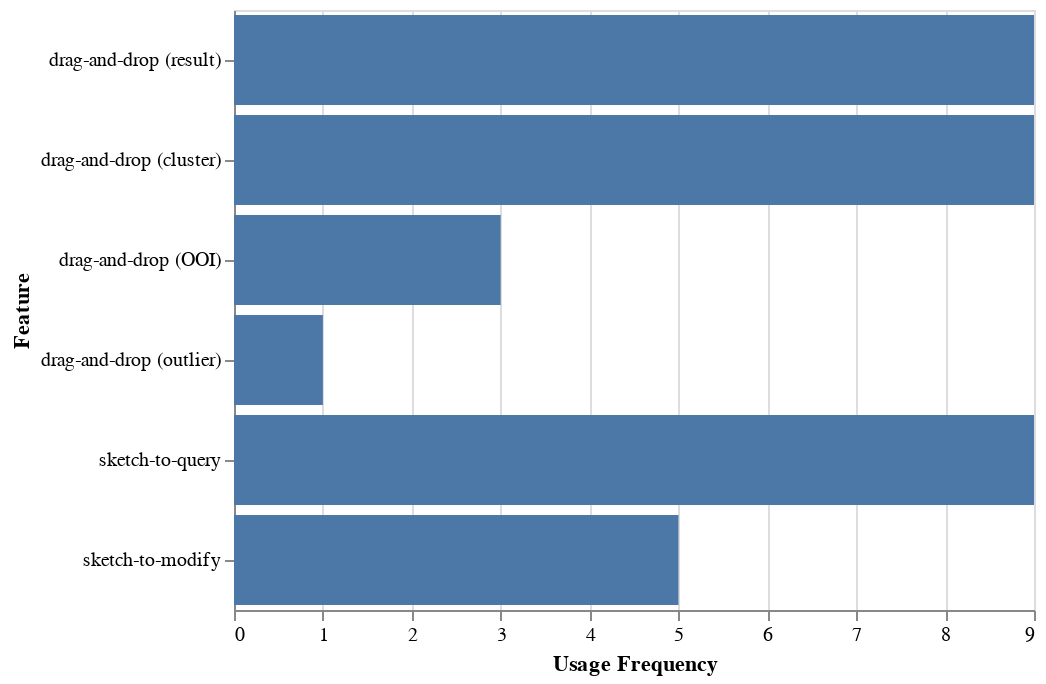

Notebook code for this chart:
### Code cell
alt.Chart(df_freq).mark_bar().encode(
    alt.X("Usage Frequency"),
    alt.Y("Feature",sort= itemsOfInterest),
#     color = "subject"
)

### Figure 1 — Vega-Lite specification as saved in the notebook (floating-point values rounded to 4 significant figures)
{"$schema": "https://vega.github.io/schema/vega-lite/v2.6.0.json", "config": {"view": {"height": 300, "width": 400}}, "data": {"name": "data-b0934e82bc88cafd4a9c48070383e97c"}, "datasets": {"data-b0934e82bc88cafd4a9c48070383e97c": [{"Feature": "drag-and-drop (OOI)", "Usage Frequency": 3}, {"Feature": "drag-and-drop (cluster)", "Usage Frequency": 9}, {"Feature": "drag-and-drop (outlier)", "Usage Frequency": 1}, {"Feature": "drag-and-drop (result)", "Usage Frequency": 9}, {"Feature": "sketch-to-modify", "Usage Frequency": 5}, {"Feature": "sketch-to-query", "Usage Frequency": 9}]}, "encoding": {"x": {"field": "Usage Frequency", "type": "quantitative"}, "y": {"field": "Feature", "sort": ["drag-and-drop (result)", "drag-and-drop (cluster)", "drag-and-drop (OOI)", "drag-and-drop (outlier)", "sketch-to-query", "sketch-to-modify"], "type": "nominal"}}, "mark": "bar"}
